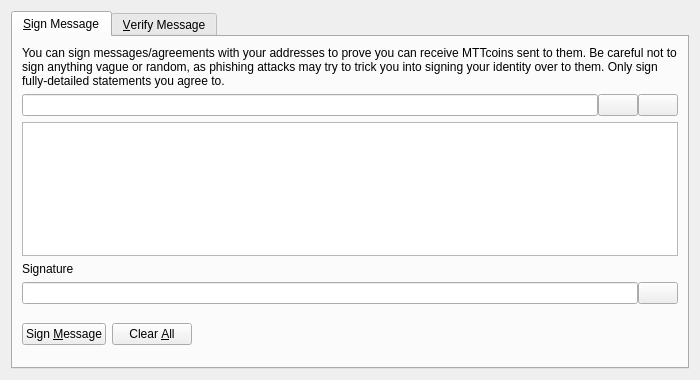
<?xml version="1.0" encoding="UTF-8"?>
<ui version="4.0">
 <class>SignVerifyMessageDialog</class>
 <widget class="QDialog" name="SignVerifyMessageDialog">
  <property name="geometry">
   <rect>
    <x>0</x>
    <y>0</y>
    <width>700</width>
    <height>380</height>
   </rect>
  </property>
  <property name="windowTitle">
   <string>Signatures - Sign / Verify a Message</string>
  </property>
  <property name="modal">
   <bool>true</bool>
  </property>
  <layout class="QVBoxLayout" name="verticalLayout">
   <item>
    <widget class="QTabWidget" name="tabWidget">
     <property name="currentIndex">
      <number>0</number>
     </property>
     <widget class="QWidget" name="tabSignMessage">
      <attribute name="title">
       <string>&amp;Sign Message</string>
      </attribute>
      <layout class="QVBoxLayout" name="verticalLayout_SM">
       <item>
        <widget class="QLabel" name="infoLabel_SM">
         <property name="text">
          <string>You can sign messages/agreements with your addresses to prove you can receive MTTcoins sent to them. Be careful not to sign anything vague or random, as phishing attacks may try to trick you into signing your identity over to them. Only sign fully-detailed statements you agree to.</string>
         </property>
         <property name="textFormat">
          <enum>Qt::PlainText</enum>
         </property>
         <property name="wordWrap">
          <bool>true</bool>
         </property>
        </widget>
       </item>
       <item>
        <layout class="QHBoxLayout" name="horizontalLayout_1_SM">
         <property name="spacing">
          <number>0</number>
         </property>
         <item>
          <widget class="QValidatedLineEdit" name="addressIn_SM">
           <property name="toolTip">
            <string>The MTTcoin address to sign the message with</string>
           </property>
          </widget>
         </item>
         <item>
          <widget class="QPushButton" name="addressBookButton_SM">
           <property name="toolTip">
            <string>Choose previously used address</string>
           </property>
           <property name="text">
            <string/>
           </property>
           <property name="icon">
            <iconset resource="../bitcoin.qrc">
             <normaloff>:/icons/address-book</normaloff>:/icons/address-book</iconset>
           </property>
           <property name="shortcut">
            <string>Alt+A</string>
           </property>
           <property name="autoDefault">
            <bool>false</bool>
           </property>
          </widget>
         </item>
         <item>
          <widget class="QPushButton" name="pasteButton_SM">
           <property name="toolTip">
            <string>Paste address from clipboard</string>
           </property>
           <property name="text">
            <string/>
           </property>
           <property name="icon">
            <iconset resource="../bitcoin.qrc">
             <normaloff>:/icons/editpaste</normaloff>:/icons/editpaste</iconset>
           </property>
           <property name="shortcut">
            <string>Alt+P</string>
           </property>
           <property name="autoDefault">
            <bool>false</bool>
           </property>
          </widget>
         </item>
        </layout>
       </item>
       <item>
        <widget class="QPlainTextEdit" name="messageIn_SM">
         <property name="toolTip">
          <string>Enter the message you want to sign here</string>
         </property>
        </widget>
       </item>
       <item>
        <widget class="QLabel" name="signatureLabel_SM">
         <property name="text">
          <string>Signature</string>
         </property>
         <property name="textFormat">
          <enum>Qt::PlainText</enum>
         </property>
        </widget>
       </item>
       <item>
        <layout class="QHBoxLayout" name="horizontalLayout_2_SM">
         <property name="spacing">
          <number>0</number>
         </property>
         <item>
          <widget class="QLineEdit" name="signatureOut_SM">
           <property name="font">
            <font>
             <italic>true</italic>
            </font>
           </property>
           <property name="readOnly">
            <bool>true</bool>
           </property>
          </widget>
         </item>
         <item>
          <widget class="QPushButton" name="copySignatureButton_SM">
           <property name="toolTip">
            <string>Copy the current signature to the system clipboard</string>
           </property>
           <property name="text">
            <string/>
           </property>
           <property name="icon">
            <iconset resource="../bitcoin.qrc">
             <normaloff>:/icons/editcopy</normaloff>:/icons/editcopy</iconset>
           </property>
           <property name="autoDefault">
            <bool>false</bool>
           </property>
          </widget>
         </item>
        </layout>
       </item>
       <item>
        <layout class="QHBoxLayout" name="horizontalLayout_3_SM">
         <item>
          <widget class="QPushButton" name="signMessageButton_SM">
           <property name="toolTip">
            <string>Sign the message to prove you own this MTTcoin address</string>
           </property>
           <property name="text">
            <string>Sign &amp;Message</string>
           </property>
           <property name="icon">
            <iconset resource="../bitcoin.qrc">
             <normaloff>:/icons/edit</normaloff>:/icons/edit</iconset>
           </property>
           <property name="autoDefault">
            <bool>false</bool>
           </property>
          </widget>
         </item>
         <item>
          <widget class="QPushButton" name="clearButton_SM">
           <property name="toolTip">
            <string>Reset all sign message fields</string>
           </property>
           <property name="text">
            <string>Clear &amp;All</string>
           </property>
           <property name="icon">
            <iconset resource="../bitcoin.qrc">
             <normaloff>:/icons/remove</normaloff>:/icons/remove</iconset>
           </property>
           <property name="autoDefault">
            <bool>false</bool>
           </property>
          </widget>
         </item>
         <item>
          <spacer name="horizontalSpacer_1_SM">
           <property name="orientation">
            <enum>Qt::Horizontal</enum>
           </property>
           <property name="sizeHint" stdset="0">
            <size>
             <width>40</width>
             <height>48</height>
            </size>
           </property>
          </spacer>
         </item>
         <item>
          <widget class="QLabel" name="statusLabel_SM">
           <property name="font">
            <font>
             <weight>75</weight>
             <bold>true</bold>
            </font>
           </property>
           <property name="text">
            <string/>
           </property>
           <property name="wordWrap">
            <bool>true</bool>
           </property>
          </widget>
         </item>
         <item>
          <spacer name="horizontalSpacer_2_SM">
           <property name="orientation">
            <enum>Qt::Horizontal</enum>
           </property>
           <property name="sizeHint" stdset="0">
            <size>
             <width>40</width>
             <height>48</height>
            </size>
           </property>
          </spacer>
         </item>
        </layout>
       </item>
      </layout>
     </widget>
     <widget class="QWidget" name="tabVerifyMessage">
      <attribute name="title">
       <string>&amp;Verify Message</string>
      </attribute>
      <layout class="QVBoxLayout" name="verticalLayout_VM">
       <item>
        <widget class="QLabel" name="infoLabel_VM">
         <property name="text">
          <string>Enter the receiver's address, message (ensure you copy line breaks, spaces, tabs, etc. exactly) and signature below to verify the message. Be careful not to read more into the signature than what is in the signed message itself, to avoid being tricked by a man-in-the-middle attack. Note that this only proves the signing party receives with the address, it cannot prove sendership of any transaction!</string>
         </property>
         <property name="textFormat">
          <enum>Qt::PlainText</enum>
         </property>
         <property name="alignment">
          <set>Qt::AlignLeading|Qt::AlignLeft|Qt::AlignTop</set>
         </property>
         <property name="wordWrap">
          <bool>true</bool>
         </property>
        </widget>
       </item>
       <item>
        <layout class="QHBoxLayout" name="horizontalLayout_1_VM">
         <property name="spacing">
          <number>0</number>
         </property>
         <item>
          <widget class="QValidatedLineEdit" name="addressIn_VM">
           <property name="toolTip">
            <string>The MTTcoin address the message was signed with</string>
           </property>
          </widget>
         </item>
         <item>
          <widget class="QPushButton" name="addressBookButton_VM">
           <property name="toolTip">
            <string>Choose previously used address</string>
           </property>
           <property name="text">
            <string/>
           </property>
           <property name="icon">
            <iconset resource="../bitcoin.qrc">
             <normaloff>:/icons/address-book</normaloff>:/icons/address-book</iconset>
           </property>
           <property name="shortcut">
            <string>Alt+A</string>
           </property>
           <property name="autoDefault">
            <bool>false</bool>
           </property>
          </widget>
         </item>
        </layout>
       </item>
       <item>
        <widget class="QPlainTextEdit" name="messageIn_VM"/>
       </item>
       <item>
        <widget class="QValidatedLineEdit" name="signatureIn_VM"/>
       </item>
       <item>
        <layout class="QHBoxLayout" name="horizontalLayout_2_VM">
         <item>
          <widget class="QPushButton" name="verifyMessageButton_VM">
           <property name="toolTip">
            <string>Verify the message to ensure it was signed with the specified MTTcoin address</string>
           </property>
           <property name="text">
            <string>Verify &amp;Message</string>
           </property>
           <property name="icon">
            <iconset resource="../bitcoin.qrc">
             <normaloff>:/icons/transaction_0</normaloff>:/icons/transaction_0</iconset>
           </property>
           <property name="autoDefault">
            <bool>false</bool>
           </property>
          </widget>
         </item>
         <item>
          <widget class="QPushButton" name="clearButton_VM">
           <property name="toolTip">
            <string>Reset all verify message fields</string>
           </property>
           <property name="text">
            <string>Clear &amp;All</string>
           </property>
           <property name="icon">
            <iconset resource="../bitcoin.qrc">
             <normaloff>:/icons/remove</normaloff>:/icons/remove</iconset>
           </property>
           <property name="autoDefault">
            <bool>false</bool>
           </property>
          </widget>
         </item>
         <item>
          <spacer name="horizontalSpacer_1_VM">
           <property name="orientation">
            <enum>Qt::Horizontal</enum>
           </property>
           <property name="sizeHint" stdset="0">
            <size>
             <width>40</width>
             <height>48</height>
            </size>
           </property>
          </spacer>
         </item>
         <item>
          <widget class="QLabel" name="statusLabel_VM">
           <property name="font">
            <font>
             <weight>75</weight>
             <bold>true</bold>
            </font>
           </property>
           <property name="text">
            <string/>
           </property>
           <property name="wordWrap">
            <bool>true</bool>
           </property>
          </widget>
         </item>
         <item>
          <spacer name="horizontalSpacer_2_VM">
           <property name="orientation">
            <enum>Qt::Horizontal</enum>
           </property>
           <property name="sizeHint" stdset="0">
            <size>
             <width>40</width>
             <height>48</height>
            </size>
           </property>
          </spacer>
         </item>
        </layout>
       </item>
      </layout>
     </widget>
    </widget>
   </item>
  </layout>
 </widget>
 <customwidgets>
  <customwidget>
   <class>QValidatedLineEdit</class>
   <extends>QLineEdit</extends>
   <header>qvalidatedlineedit.h</header>
  </customwidget>
 </customwidgets>
 <resources>
  <include location="../bitcoin.qrc"/>
 </resources>
 <connections/>
</ui>
